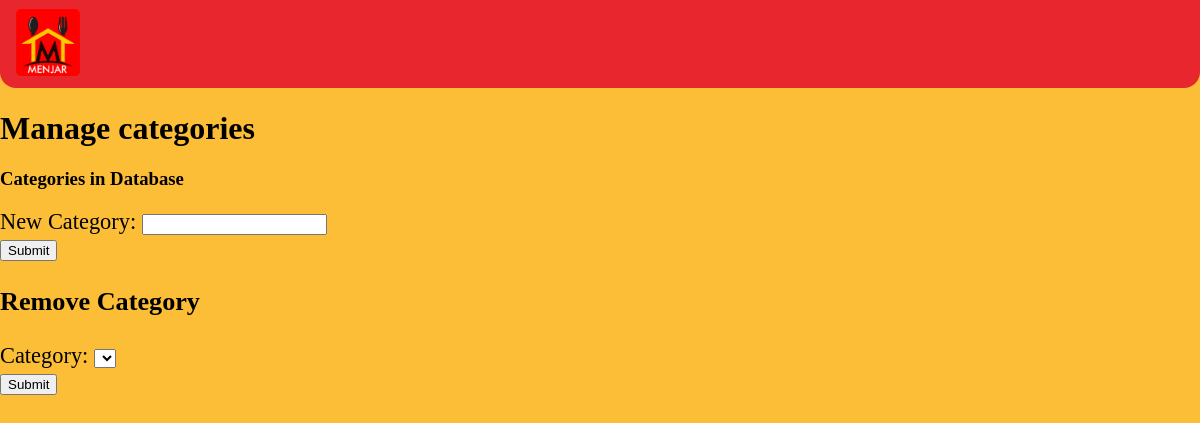
Page /manageCategory on the earlier database version.
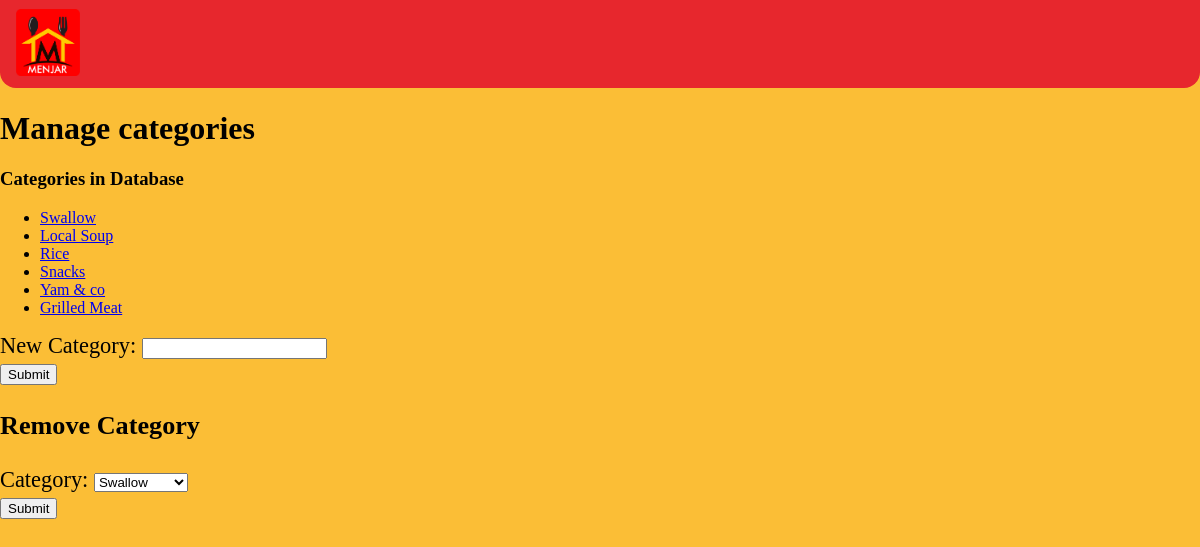
Same page on the later database version.
### tables this page shows
CREATE TABLE categories
		(categoryId INTEGER PRIMARY KEY,
		name TEXT
		);

### main.py (the view)
@app.route('/manageCategory')
def show_cat():
    with sqlite3.connect('database.db') as conn:
        try:
            cur = conn.cursor()
            cur.execute("SELECT categoryId, name FROM categories")
            categoryData = cur.fetchall()
            conn.commit()
            msg = "fetched succesfully"
        except:
            msg = "error occured"
        print(msg)
    return render_template('manage_categories.html', categoryData=categoryData)

### templates/manage_categories.html (shortened to what this page needs)
<!DOCTYPE HTML>
<html>
<head>
<link rel="stylesheet" href={{ url_for('static', filename='css/style.css') }} />
</head>
<body>
	<header class="">
		<div><img src= {{url_for('static', filename ="/images/Menjar-logo.png")}} alt="Menjar Logo" /></div>
	</header>
<h1>Manage categories</h1>
<div class="display">
	<div class="displayCategory">
		<h3>Categories in Database </h3>
		<ul>
			{% for row in categoryData %}
			<li><a href="/displayCategory?categoryId={{row[0]}}">{{row[1]}}</a></li>
			{% endfor %}
		</ul>
	</div>
    <form action="/addCategory" method="POST">
        New Category: <input type="text" name="newCategory"><br>
        <input type="submit">
    </form>
	<form action="/removeCat" method="POST">
		<h3> Remove Category</h3>
		Category: <select name="category">
			{% for row in categoryData %}
				<option value="{{row[0]}}">{{row[1]}}</option>
			{% endfor %}
		</select><br>
		<input type="submit">
	</form>
</body>
</html>

Differences in the rows shown:
added categories: name "Swallow"
added categories: name "Local Soup"
added categories: name "Rice"
added categories: name "Snacks"
added categories: name "Yam & co"
added categories: name "Grilled Meat"
Other differences:
form field category: (not shown) → "Swallow"
